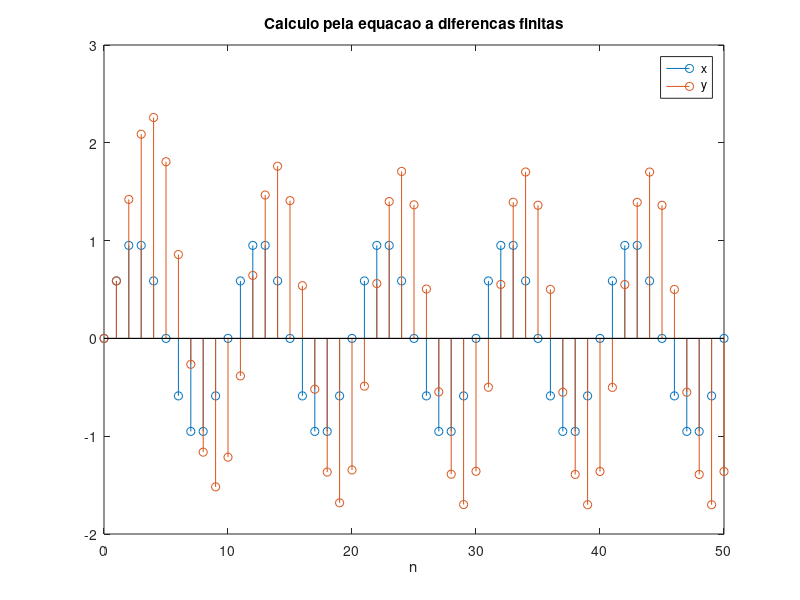

Recreate this plot in MATLAB.
clear; close all; clc;

N = 50;
alfa = 0.8;
f = 1/10;
n = 0:N;
x = sin(2*pi*f*n);  % sinal de entrada

Num = 1;
Den = [1 -alfa];

h = alfa.^n;        % resposta impulsiva
y = filter(Num, Den, x);

stem(n,x);
hold on;
stem(n,y);
legend('x', 'y');
xlabel('n');
title('Calculo pela equacao a diferencas finitas');
